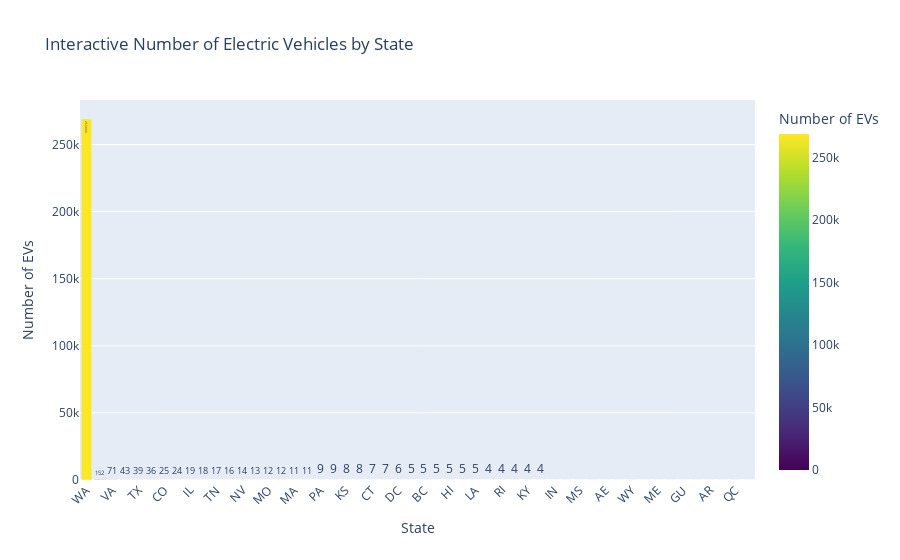

Write notebook code for a chart like this one.
### Code cell
# CODE
import plotly.express as px

# Prepare the data correctly
state_counts = df['state'].value_counts().reset_index()
# Make sure columns are named correctly
state_counts.columns = ['State', 'Count']

# Interactive bar chart
fig = px.bar(
    state_counts,
    x='State',
    y='Count',
    title="Interactive Number of Electric Vehicles by State",
    text='Count',
    labels={'Count': 'Number of EVs', 'State': 'State'},
    color='Count',
    color_continuous_scale='Viridis'
)

fig.update_layout(xaxis_tickangle=-45)
fig.show()

### Figure 1 — Plotly figure (JSON) as saved in the notebook; plotly's stock layout.template omitted (floating-point values rounded to 4 significant figures)
{"data": [{"hovertemplate": "State=%{x}<br>Number of EVs=%{marker.color}<extra></extra>", "legendgroup": "", "marker": {"color": [269009, 152, 71, 43, 39, 36, 25, 24, 19, 18, 17, 16, 14, 13, 12, 12, 11, 11, 9, 9, 8, 8, 7, 7, 6, 5, 5, 5, 5, 5, 5, 4, 4, 4, 4, 4, 3, 3, 3, 2, 2, 2, 2, 2, 1, 1, 1, 1, 1, 1, 1, 1], "coloraxis": "coloraxis", "pattern": {"shape": ""}}, "name": "", "orientation": "v", "showlegend": false, "text": [269000.0, 152.0, 71.0, 43.0, 39.0, 36.0, 25.0, 24.0, 19.0, 18.0, 17.0, 16.0, 14.0, 13.0, 12.0, 12.0, 11.0, 11.0, 9.0, 9.0, 8.0, 8.0, 7.0, 7.0, 6.0, 5.0, 5.0, 5.0, 5.0, 5.0, 5.0, 4.0, 4.0, 4.0, 4.0, 4.0, 3.0, 3.0, 3.0, 2.0, 2.0, 2.0, 2.0, 2.0, 1.0, 1.0, 1.0, 1.0, 1.0, 1.0, 1.0, 1.0], "textposition": "auto", "type": "bar", "x": ["WA", "CA", "VA", "MD", "TX", "FL", "CO", "OR", "IL", "AZ", "TN", "NY", "NV", "GA", "MO", "NJ", "MA", "NC", "PA", "MI", "KS", "ID", "CT", "AL", "DC", "WI", "BC", "OH", "HI", "SC", "LA", "NH", "RI", "UT", "KY", "NE", "IN", "OK", "MS", "MN", "AE", "NM", "WY", "AK", "ME", "AP", "GU", "AB", "AR", "ON", "QC", "DE"], "xaxis": "x", "y": [269009, 152, 71, 43, 39, 36, 25, 24, 19, 18, 17, 16, 14, 13, 12, 12, 11, 11, 9, 9, 8, 8, 7, 7, 6, 5, 5, 5, 5, 5, 5, 4, 4, 4, 4, 4, 3, 3, 3, 2, 2, 2, 2, 2, 1, 1, 1, 1, 1, 1, 1, 1], "yaxis": "y"}], "layout": {"barmode": "relative", "coloraxis": {"colorbar": {"title": {"text": "Number of EVs"}}, "colorscale": [[0, "#440154"], [0.1111, "#482878"], [0.2222, "#3e4989"], [0.3333, "#31688e"], [0.4444, "#26828e"], [0.5556, "#1f9e89"], [0.6667, "#35b779"], [0.7778, "#6ece58"], [0.8889, "#b5de2b"], [1, "#fde725"]]}, "legend": {"tracegroupgap": 0}, "title": {"text": "Interactive Number of Electric Vehicles by State"}, "xaxis": {"anchor": "y", "domain": [0, 1], "tickangle": -45, "title": {"text": "State"}}, "yaxis": {"anchor": "x", "domain": [0, 1], "title": {"text": "Number of EVs"}}}}
